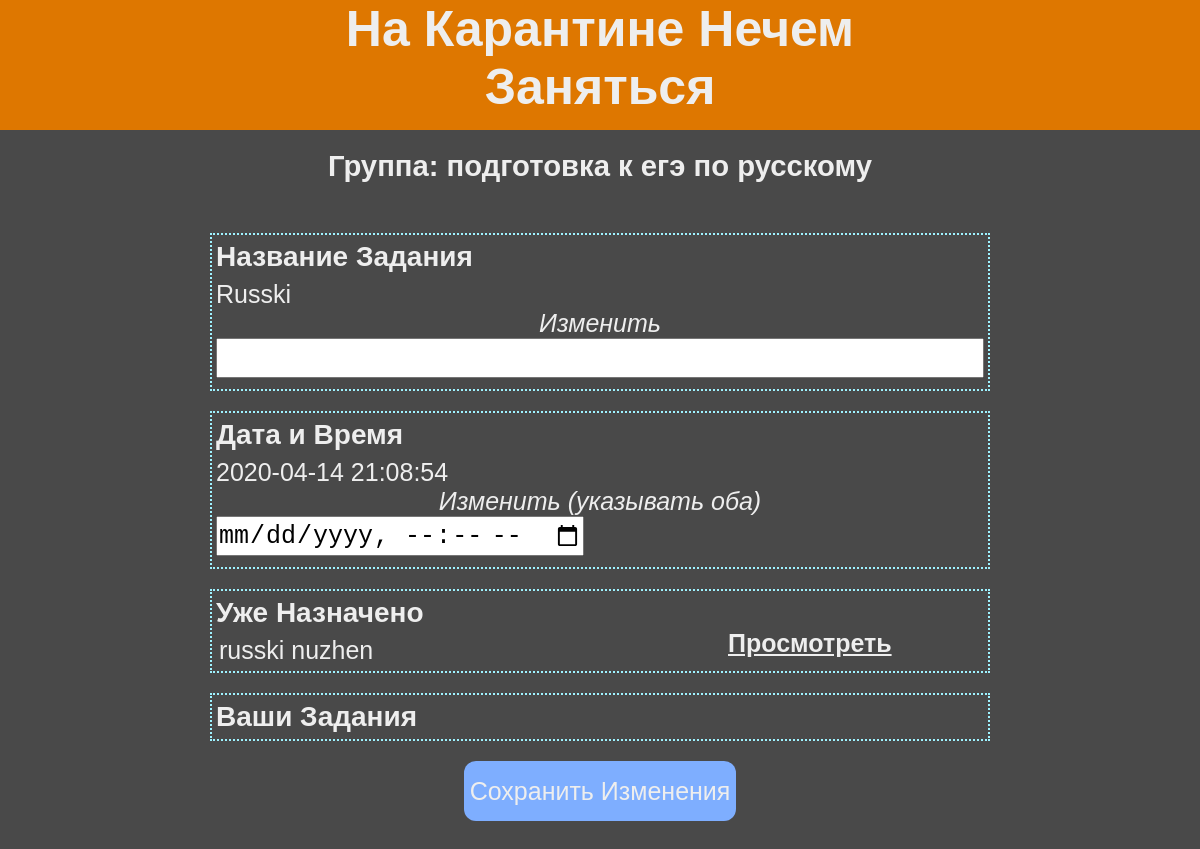
Screenshot of /deadline/1 with the database file from the repository.
### data/group.py (models this page shows, shortened)
class Group(SqlAlchemyBase, SerializerMixin):
    __tablename__ = "groups"
    id = sa.Column(sa.Integer,
                   primary_key=True,
                   autoincrement=True)
    name = sa.Column(sa.String, default="Группа Без Названия")
    deadlines = sa.orm.relationship("Deadline",
                                    backref="group",
                                    lazy="subquery")
    teachers = sa.orm.relationship("User",
                                   secondary="teachers_to_groups",
                                   backref="teacher_groups",
                                   lazy="subquery")
    students = sa.orm.relationship("User",
                                   secondary="students_to_groups",
                                   backref="student_groups",
                                   lazy="subquery")

### data/deadline.py (models this page shows, shortened)
class Deadline(SqlAlchemyBase, SerializerMixin):
    __tablename__ = "deadlines"
    id = sa.Column(sa.Integer,
                   primary_key=True,
                   autoincrement=True)
    name = sa.Column(sa.String)
    time = sa.Column(sa.DateTime)
    user_id = sa.Column(sa.Integer, sa.ForeignKey("users.id"))
    group_id = sa.Column(sa.Integer, sa.ForeignKey("groups.id"))
    task_id = sa.Column(sa.Integer, sa.ForeignKey("tasks.id"))
    solutions = sa.orm.relationship("Solution",
                                    backref="task",
                                    lazy="subquery")

### data/task.py (models this page shows, shortened)
class Task(SqlAlchemyBase, SerializerMixin):
    __tablename__ = "tasks"
    id = sa.Column(sa.Integer,
                   primary_key=True,
                   autoincrement=True)
    name = sa.Column(sa.String)
    created_time = sa.Column(sa.DateTime,
                             default=datetime.datetime.now)
    description = sa.Column(sa.String)
    user_id = sa.Column(sa.Integer, sa.ForeignKey("users.id"))
    deadlines = sa.orm.relationship("Deadline",
                                    backref="task",
                                    lazy="subquery")
    problems = sa.orm.relationship("Problem",
                                    backref="task",
                                    lazy="subquery")

### main.py (the view, shortened to what this page needs)
@app.route("/deadline/<int:id>", methods=["GET", "POST"])
def manage_deadline(id):
    if request.method == "GET":
        sql = db.create_session()
        deadline = sql.query(db.Deadline).get(id)
        dl_data = deadline.to_dict(only=("name", "time"))
        if deadline.task is not None:
            dl_data["task"] = deadline.task.to_dict(only=("name", "id"))
        g_data = deadline.group.to_dict(only=("name", ))
        sql.close()
        return render_template("manageDeadline.html", deadline=dl_data, group=g_data)

### data/db_session.py (called while the page is built)
def create_session() -> Session:
    global __factory
    return __factory()

### templates/manageDeadline.html (shortened to what this page needs)
{% extends "j2/base.j2" %}
{% block head %}
	<link rel="stylesheet" type="text/css" href="/static/css/taskNgroup.css">
	<link rel="stylesheet" type="text/css" href="/static/css/manageDeadline.css">
{% endblock %}
{% block body_content %}
	<form class="baseForm" method="post">
			<div class="container">
				<div class="beginPage">
					<h3>Группа: {{ group['name'] }}</h3>
				</div>
				<div class="item">
					<label class="itemTitle">Название Задания</label>
					<label class="current">{{ deadline["name"] }}</label>
					<label class="edit">Изменить</label>
					<input class="fieldInput" type="text" name="name">
				</div>
				<div class="item">
					<label class="itemTitle">Дата и Время</label>
					<label class="current">{{ deadline["time"] }}</label>
					<label class="edit">Изменить (указывать оба)</label>
					<input class="fieldInput" type="datetime-local" name="time" id="time">
				</div>
				<div class="item">
					<label class="itemTitle">Уже Назначено</label>
					{% set task = deadline.get('task') %}
					{% if task is not none %}
						<div class="existField" id="assigned">
							<label class="current">{{ task['name'] }}</label>
							<a href="#">Просмотреть</a>
						</div>
					{% else %}
						<h5 class="listEmpty">Выберите задание</h5>
					{% endif %}
				</div>
				<div class="item">
					<label class="itemTitle">Ваши Задания</label>
				</div>
				<button class="submitBtn">Сохранить Изменения</button>
			</div>
	</form>
{% endblock %}

### static/css/master.css (style rules this page uses)
* { margin: 0; padding: 0; box-sizing: border-box; }
body { background-color: #494949; font-family: sans-serif; color: #eeeeee; font-size: 25px; margin-bottom: 40vh }
a { color: inherit; font-weight: bold; }
.container { display: flex; flex-direction: column; align-items: center; width: 100%; }
.submitBtn { background-color: #7eaeff; color: inherit; border: 0; border-radius: 12px; padding: 9px 6px; height: 60px; align-self: center; font-size: 25px; }
.fieldInput { width: 100%; height: 40px; font-size: 25px; margin-bottom: 5px; }

### static/css/taskNgroup.css (style rules this page uses)
.item { display: flex; flex-direction: column; align-items: flex-start; width: 65%; margin-bottom: 20px; border: 2px dotted #9ef2ff; padding: 6px 4px; }
.beginPage { width: 30%; margin-bottom: 50px; display: flex; flex-direction: column; align-items: center; }
.itemTitle { font-weight: bold; font-size: 28px; }
.current { margin-top: 7px; }
.edit { font-style: italic; align-self: center; }
.existField { width: 100%; display: grid; grid-template-columns: 1fr 1fr 3fr 1fr; }
.existField label { margin-left: 3px; }

### static/css/manageDeadline.css (style rules this page uses)
#assigned { grid-template-columns: 2fr 1fr; }
.beginPage { width: 50%; }
#time { width: auto; align-self: left; }

### rows the page displays
Group: name "подготовка к егэ по русскому"
Deadline: name "Russki"
Task: name "russki nuzhen"

### other values shown
{{ deadline["time"] }} "2020-04-14 21:08:54"
